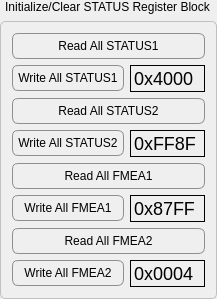
       <widget class="QGroupBox" name="groupBox_7">
        <property name="styleSheet">
         <string notr="true">QGroupBox {
	font: 75 11pt &quot;Arial&quot;;
  border: 1px solid #C0C0C0; /* 边框颜色与宽度 */
  border-radius: 5px; /* 边框圆角 */
  margin-top: 21px; /* 确保有足够的空间显示标题 */
}

QGroupBox::title {
  subcontrol-origin: margin; /* 标题定位基于边界之外 */
  subcontrol-position: top left; /* 标题位置 */
  padding: 0 3px; /* 标题内边距 */
  color: #000; /* 标题文本颜色 */
  /* 使用负边距将标题上移，使其位于边框外部 */
  margin-top: 0px;
}</string>
        </property>
        <property name="title">
         <string>Initialize/Clear STATUS Register Block</string>
        </property>
        <layout class="QVBoxLayout" name="verticalLayout">
         <item>
          <widget class="QPushButton" name="pushButton_6">
           <property name="styleSheet">
            <string notr="true">QPushButton {
	font: 75 11pt &quot;Arial&quot;;
    border: 1px solid #8f8f91;
    border-radius: 6px;
    background-color: qlineargradient(x1:0, y1:0, x2:0, y2:1,
                                      stop:0 #f6f7fa, stop:1 #c4c5c8);
    min-width: 80px;
    padding: 5px;
}

QPushButton:pressed {
    background-color: qlineargradient(x1:0, y1:0, x2:0, y2:1,
                                      stop:0 #dadbde, stop:1 #f6f7fa);
}

QPushButton:hover {
    border: 1px solid #1c94c4; /* 更深的边框颜色，当鼠标悬停 */
    background-color: qlineargradient(x1:0, y1:0, x2:0, y2:1,
                                      stop:0 #ebeff9, stop:1 #cad4e6);
}

QPushButton:default {
    border-color: navy; /* 默认按钮有不同的边框颜色 */
}
</string>
           </property>
           <property name="text">
            <string>Read All STATUS1</string>
           </property>
          </widget>
         </item>
         <item>
          <layout class="QHBoxLayout" name="horizontalLayout_2">
           <item>
            <widget class="QPushButton" name="pushButton_7">
             <property name="minimumSize">
              <size>
               <width>92</width>
               <height>0</height>
              </size>
             </property>
             <property name="maximumSize">
              <size>
               <width>16777215</width>
               <height>16777215</height>
              </size>
             </property>
             <property name="styleSheet">
              <string notr="true">QPushButton {
	font: 75 11pt &quot;Arial&quot;;
    border: 1px solid #8f8f91;
    border-radius: 6px;
    background-color: qlineargradient(x1:0, y1:0, x2:0, y2:1,
                                      stop:0 #f6f7fa, stop:1 #c4c5c8);
    min-width: 80px;
    padding: 5px;
}

QPushButton:pressed {
    background-color: qlineargradient(x1:0, y1:0, x2:0, y2:1,
                                      stop:0 #dadbde, stop:1 #f6f7fa);
}

QPushButton:hover {
    border: 1px solid #1c94c4; /* 更深的边框颜色，当鼠标悬停 */
    background-color: qlineargradient(x1:0, y1:0, x2:0, y2:1,
                                      stop:0 #ebeff9, stop:1 #cad4e6);
}

QPushButton:default {
    border-color: navy; /* 默认按钮有不同的边框颜色 */
}
</string>
             </property>
             <property name="text">
              <string>Write All STATUS1</string>
             </property>
            </widget>
           </item>
           <item>
            <widget class="QLineEdit" name="lineEdit_18">
             <property name="minimumSize">
              <size>
               <width>70</width>
               <height>0</height>
              </size>
             </property>
             <property name="maximumSize">
              <size>
               <width>75</width>
               <height>16777215</height>
              </size>
             </property>
             <property name="font">
              <font>
               <family>Arial</family>
               <pointsize>-1</pointsize>
              </font>
             </property>
             <property name="styleSheet">
              <string notr="true">QLineEdit {
  border: 1px solid #000000; /* 设置黑色边框 */
  border-radius: 0px; /* 边框无圆角 */
  padding: 1px; /* 设置较大的内边距 */
  font-size: 18px; /* 字体大小 */
  background: transparent; /* 背景透明 */
}</string>
             </property>
             <property name="text">
              <string>0x4000</string>
             </property>
             <property name="frame">
              <bool>false</bool>
             </property>
             <property name="alignment">
              <set>Qt::AlignLeading|Qt::AlignLeft|Qt::AlignVCenter</set>
             </property>
            </widget>
           </item>
          </layout>
         </item>
         <item>
          <widget class="QPushButton" name="pushButton_8">
           <property name="styleSheet">
            <string notr="true">QPushButton {
	font: 75 11pt &quot;Arial&quot;;
    border: 1px solid #8f8f91;
    border-radius: 6px;
    background-color: qlineargradient(x1:0, y1:0, x2:0, y2:1,
                                      stop:0 #f6f7fa, stop:1 #c4c5c8);
    min-width: 80px;
    padding: 5px;
}

QPushButton:pressed {
    background-color: qlineargradient(x1:0, y1:0, x2:0, y2:1,
                                      stop:0 #dadbde, stop:1 #f6f7fa);
}

QPushButton:hover {
    border: 1px solid #1c94c4; /* 更深的边框颜色，当鼠标悬停 */
    background-color: qlineargradient(x1:0, y1:0, x2:0, y2:1,
                                      stop:0 #ebeff9, stop:1 #cad4e6);
}

QPushButton:default {
    border-color: navy; /* 默认按钮有不同的边框颜色 */
}
</string>
           </property>
           <property name="text">
            <string>Read All STATUS2</string>
           </property>
          </widget>
         </item>
         <item>
          <layout class="QHBoxLayout" name="horizontalLayout_3">
           <item>
            <widget class="QPushButton" name="pushButton_9">
             <property name="minimumSize">
              <size>
               <width>92</width>
               <height>0</height>
              </size>
             </property>
             <property name="maximumSize">
              <size>
               <width>16777215</width>
               <height>16777215</height>
              </size>
             </property>
             <property name="styleSheet">
              <string notr="true">QPushButton {
	font: 75 11pt &quot;Arial&quot;;
    border: 1px solid #8f8f91;
    border-radius: 6px;
    background-color: qlineargradient(x1:0, y1:0, x2:0, y2:1,
                                      stop:0 #f6f7fa, stop:1 #c4c5c8);
    min-width: 80px;
    padding: 5px;
}

QPushButton:pressed {
    background-color: qlineargradient(x1:0, y1:0, x2:0, y2:1,
                                      stop:0 #dadbde, stop:1 #f6f7fa);
}

QPushButton:hover {
    border: 1px solid #1c94c4; /* 更深的边框颜色，当鼠标悬停 */
    background-color: qlineargradient(x1:0, y1:0, x2:0, y2:1,
                                      stop:0 #ebeff9, stop:1 #cad4e6);
}

QPushButton:default {
    border-color: navy; /* 默认按钮有不同的边框颜色 */
}
</string>
             </property>
             <property name="text">
              <string>Write All STATUS2</string>
             </property>
            </widget>
           </item>
           <item>
            <widget class="QLineEdit" name="lineEdit_19">
             <property name="minimumSize">
              <size>
               <width>70</width>
               <height>0</height>
              </size>
             </property>
             <property name="maximumSize">
              <size>
               <width>75</width>
               <height>16777215</height>
              </size>
             </property>
             <property name="font">
              <font>
               <family>Arial</family>
               <pointsize>-1</pointsize>
              </font>
             </property>
             <property name="styleSheet">
              <string notr="true">QLineEdit {
  border: 1px solid #000000; /* 设置黑色边框 */
  border-radius: 0px; /* 边框无圆角 */
  padding: 1px; /* 设置较大的内边距 */
  font-size: 18px; /* 字体大小 */
  background: transparent; /* 背景透明 */
}</string>
             </property>
             <property name="text">
              <string>0xFF8F</string>
             </property>
             <property name="frame">
              <bool>false</bool>
             </property>
             <property name="alignment">
              <set>Qt::AlignLeading|Qt::AlignLeft|Qt::AlignVCenter</set>
             </property>
            </widget>
           </item>
          </layout>
         </item>
         <item>
          <widget class="QPushButton" name="pushButton_11">
           <property name="styleSheet">
            <string notr="true">QPushButton {
	font: 75 11pt &quot;Arial&quot;;
    border: 1px solid #8f8f91;
    border-radius: 6px;
    background-color: qlineargradient(x1:0, y1:0, x2:0, y2:1,
                                      stop:0 #f6f7fa, stop:1 #c4c5c8);
    min-width: 80px;
    padding: 5px;
}

QPushButton:pressed {
    background-color: qlineargradient(x1:0, y1:0, x2:0, y2:1,
                                      stop:0 #dadbde, stop:1 #f6f7fa);
}

QPushButton:hover {
    border: 1px solid #1c94c4; /* 更深的边框颜色，当鼠标悬停 */
    background-color: qlineargradient(x1:0, y1:0, x2:0, y2:1,
                                      stop:0 #ebeff9, stop:1 #cad4e6);
}

QPushButton:default {
    border-color: navy; /* 默认按钮有不同的边框颜色 */
}
</string>
           </property>
           <property name="text">
            <string>Read All FMEA1</string>
           </property>
          </widget>
         </item>
         <item>
          <layout class="QHBoxLayout" name="horizontalLayout_4">
           <item>
            <widget class="QPushButton" name="pushButton_13">
             <property name="minimumSize">
              <size>
               <width>92</width>
               <height>0</height>
              </size>
             </property>
             <property name="maximumSize">
              <size>
               <width>16777215</width>
               <height>16777215</height>
              </size>
             </property>
             <property name="styleSheet">
              <string notr="true">QPushButton {
	font: 75 11pt &quot;Arial&quot;;
    border: 1px solid #8f8f91;
    border-radius: 6px;
    background-color: qlineargradient(x1:0, y1:0, x2:0, y2:1,
                                      stop:0 #f6f7fa, stop:1 #c4c5c8);
    min-width: 80px;
    padding: 5px;
}

QPushButton:pressed {
    background-color: qlineargradient(x1:0, y1:0, x2:0, y2:1,
                                      stop:0 #dadbde, stop:1 #f6f7fa);
}

QPushButton:hover {
    border: 1px solid #1c94c4; /* 更深的边框颜色，当鼠标悬停 */
    background-color: qlineargradient(x1:0, y1:0, x2:0, y2:1,
                                      stop:0 #ebeff9, stop:1 #cad4e6);
}

QPushButton:default {
    border-color: navy; /* 默认按钮有不同的边框颜色 */
}
</string>
             </property>
             <property name="text">
              <string>Write All FMEA1</string>
             </property>
            </widget>
           </item>
           <item>
            <widget class="QLineEdit" name="lineEdit_21">
             <property name="minimumSize">
              <size>
               <width>70</width>
               <height>0</height>
              </size>
             </property>
             <property name="maximumSize">
              <size>
               <width>75</width>
               <height>16777215</height>
              </size>
             </property>
             <property name="font">
              <font>
               <family>Arial</family>
               <pointsize>-1</pointsize>
              </font>
             </property>
             <property name="styleSheet">
              <string notr="true">QLineEdit {
  border: 1px solid #000000; /* 设置黑色边框 */
  border-radius: 0px; /* 边框无圆角 */
  padding: 1px; /* 设置较大的内边距 */
  font-size: 18px; /* 字体大小 */
  background: transparent; /* 背景透明 */
}</string>
             </property>
             <property name="text">
              <string>0x87FF</string>
             </property>
             <property name="frame">
              <bool>false</bool>
             </property>
             <property name="alignment">
              <set>Qt::AlignLeading|Qt::AlignLeft|Qt::AlignVCenter</set>
             </property>
            </widget>
           </item>
          </layout>
         </item>
         <item>
          <widget class="QPushButton" name="pushButton_10">
           <property name="styleSheet">
            <string notr="true">QPushButton {
	font: 75 11pt &quot;Arial&quot;;
    border: 1px solid #8f8f91;
    border-radius: 6px;
    background-color: qlineargradient(x1:0, y1:0, x2:0, y2:1,
                                      stop:0 #f6f7fa, stop:1 #c4c5c8);
    min-width: 80px;
    padding: 5px;
}

QPushButton:pressed {
    background-color: qlineargradient(x1:0, y1:0, x2:0, y2:1,
                                      stop:0 #dadbde, stop:1 #f6f7fa);
}

QPushButton:hover {
    border: 1px solid #1c94c4; /* 更深的边框颜色，当鼠标悬停 */
    background-color: qlineargradient(x1:0, y1:0, x2:0, y2:1,
                                      stop:0 #ebeff9, stop:1 #cad4e6);
}

QPushButton:default {
    border-color: navy; /* 默认按钮有不同的边框颜色 */
}
</string>
           </property>
           <property name="text">
            <string>Read All FMEA2</string>
           </property>
          </widget>
         </item>
         <item>
          <layout class="QHBoxLayout" name="horizontalLayout_5">
           <item>
            <widget class="QPushButton" name="pushButton_12">
             <property name="minimumSize">
              <size>
               <width>92</width>
               <height>0</height>
              </size>
             </property>
             <property name="maximumSize">
              <size>
               <width>16777215</width>
               <height>16777215</height>
              </size>
             </property>
             <property name="styleSheet">
              <string notr="true">QPushButton {
	font: 75 11pt &quot;Arial&quot;;
    border: 1px solid #8f8f91;
    border-radius: 6px;
    background-color: qlineargradient(x1:0, y1:0, x2:0, y2:1,
                                      stop:0 #f6f7fa, stop:1 #c4c5c8);
    min-width: 80px;
    padding: 5px;
}

QPushButton:pressed {
    background-color: qlineargradient(x1:0, y1:0, x2:0, y2:1,
                                      stop:0 #dadbde, stop:1 #f6f7fa);
}

QPushButton:hover {
    border: 1px solid #1c94c4; /* 更深的边框颜色，当鼠标悬停 */
    background-color: qlineargradient(x1:0, y1:0, x2:0, y2:1,
                                      stop:0 #ebeff9, stop:1 #cad4e6);
}

QPushButton:default {
    border-color: navy; /* 默认按钮有不同的边框颜色 */
}
</string>
             </property>
             <property name="text">
              <string>Write All FMEA2</string>
             </property>
            </widget>
           </item>
           <item>
            <widget class="QLineEdit" name="lineEdit_20">
             <property name="minimumSize">
              <size>
               <width>70</width>
               <height>0</height>
              </size>
             </property>
             <property name="maximumSize">
              <size>
               <width>75</width>
               <height>16777215</height>
              </size>
             </property>
             <property name="font">
              <font>
               <family>Arial</family>
               <pointsize>-1</pointsize>
              </font>
             </property>
             <property name="styleSheet">
              <string notr="true">QLineEdit {
  border: 1px solid #000000; /* 设置黑色边框 */
  border-radius: 0px; /* 边框无圆角 */
  padding: 1px; /* 设置较大的内边距 */
  font-size: 18px; /* 字体大小 */
  background: transparent; /* 背景透明 */
}</string>
             </property>
             <property name="text">
              <string>0x0004</string>
             </property>
             <property name="frame">
              <bool>false</bool>
             </property>
             <property name="alignment">
              <set>Qt::AlignLeading|Qt::AlignLeft|Qt::AlignVCenter</set>
             </property>
            </widget>
           </item>
          </layout>
         </item>
        </layout>
       </widget>
